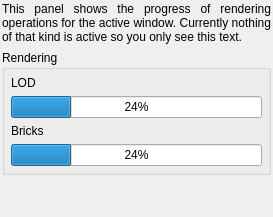
  <widget class="QDockWidget" name="dockWidget_ProgressView" >
   <property name="sizePolicy" >
    <sizepolicy vsizetype="Minimum" hsizetype="Minimum" >
     <horstretch>0</horstretch>
     <verstretch>0</verstretch>
    </sizepolicy>
   </property>
   <property name="windowTitle" >
    <string>Progress Viewer</string>
   </property>
   <attribute name="dockWidgetArea" >
    <number>2</number>
   </attribute>
   <widget class="QWidget" name="dockWidgetContents_12" >
    <layout class="QVBoxLayout" name="verticalLayout_27" >
     <property name="margin" >
      <number>2</number>
     </property>
     <item>
      <widget class="QLabel" name="label_ProgressDesc" >
       <property name="sizePolicy" >
        <sizepolicy vsizetype="Minimum" hsizetype="Expanding" >
         <horstretch>0</horstretch>
         <verstretch>0</verstretch>
        </sizepolicy>
       </property>
       <property name="minimumSize" >
        <size>
         <width>0</width>
         <height>0</height>
        </size>
       </property>
       <property name="text" >
        <string>This panel shows the progress of rendering operations for the active window. Currently nothing of that kind is active so you only see this text.</string>
       </property>
       <property name="textFormat" >
        <enum>Qt::PlainText</enum>
       </property>
       <property name="scaledContents" >
        <bool>false</bool>
       </property>
       <property name="alignment" >
        <set>Qt::AlignJustify|Qt::AlignVCenter</set>
       </property>
       <property name="wordWrap" >
        <bool>true</bool>
       </property>
      </widget>
     </item>
     <item>
      <widget class="QGroupBox" name="groupBox_RenderProgress" >
       <property name="sizePolicy" >
        <sizepolicy vsizetype="Expanding" hsizetype="Preferred" >
         <horstretch>0</horstretch>
         <verstretch>0</verstretch>
        </sizepolicy>
       </property>
       <property name="title" >
        <string>Rendering</string>
       </property>
       <layout class="QVBoxLayout" name="verticalLayout_35" >
        <property name="spacing" >
         <number>6</number>
        </property>
        <property name="margin" >
         <number>6</number>
        </property>
        <item>
         <widget class="QLabel" name="label_LODProgress" >
          <property name="text" >
           <string>LOD</string>
          </property>
         </widget>
        </item>
        <item>
         <widget class="QProgressBar" name="progressBar_Frame" >
          <property name="value" >
           <number>24</number>
          </property>
         </widget>
        </item>
        <item>
         <widget class="QLabel" name="label_BrickProgress" >
          <property name="text" >
           <string>Bricks</string>
          </property>
         </widget>
        </item>
        <item>
         <widget class="QProgressBar" name="progressBar_Level" >
          <property name="value" >
           <number>24</number>
          </property>
         </widget>
        </item>
       </layout>
      </widget>
     </item>
     <item>
      <spacer name="verticalSpacer_14" >
       <property name="orientation" >
        <enum>Qt::Vertical</enum>
       </property>
       <property name="sizeHint" stdset="0" >
        <size>
         <width>20</width>
         <height>40</height>
        </size>
       </property>
      </spacer>
     </item>
    </layout>
   </widget>
  </widget>
